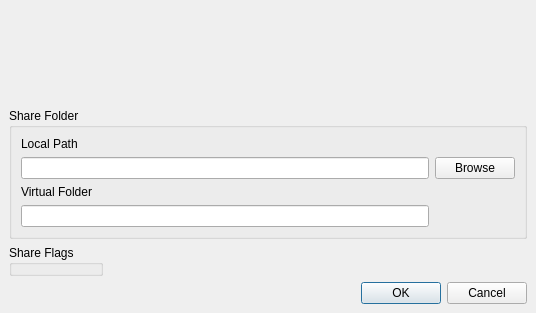
<?xml version="1.0" encoding="UTF-8"?>
<ui version="4.0">
 <class>ShareDialog</class>
 <widget class="QDialog" name="ShareDialog">
  <property name="geometry">
   <rect>
    <x>0</x>
    <y>0</y>
    <width>536</width>
    <height>313</height>
   </rect>
  </property>
  <property name="windowTitle">
   <string>RetroShare Share Folder</string>
  </property>
  <property name="windowIcon">
   <iconset resource="images.qrc">
    <normaloff>:/images/logo/logo_16.png</normaloff>:/images/logo/logo_16.png</iconset>
  </property>
  <layout class="QGridLayout" name="gridLayout_3">
   <property name="margin">
    <number>0</number>
   </property>
   <property name="spacing">
    <number>0</number>
   </property>
   <item row="0" column="0">
    <widget class="HeaderFrame" name="headerFrame">
     <property name="frameShape">
      <enum>QFrame::NoFrame</enum>
     </property>
     <property name="frameShadow">
      <enum>QFrame::Raised</enum>
     </property>
     <property name="lineWidth">
      <number>1</number>
     </property>
    </widget>
   </item>
   <item row="1" column="0">
    <widget class="QFrame" name="frame_2">
     <property name="frameShape">
      <enum>QFrame::NoFrame</enum>
     </property>
     <property name="frameShadow">
      <enum>QFrame::Raised</enum>
     </property>
     <layout class="QVBoxLayout" name="verticalLayout">
      <item>
       <widget class="QGroupBox" name="groupBox">
        <property name="title">
         <string>Share Folder</string>
        </property>
        <layout class="QVBoxLayout" name="verticalLayout_2">
         <item>
          <layout class="QGridLayout" name="gridLayout_4">
           <item row="0" column="0">
            <widget class="QLabel" name="label">
             <property name="text">
              <string>Local Path</string>
             </property>
            </widget>
           </item>
           <item row="1" column="0">
            <widget class="QLineEdit" name="localpath_lineEdit">
             <property name="readOnly">
              <bool>true</bool>
             </property>
            </widget>
           </item>
           <item row="1" column="1">
            <widget class="QPushButton" name="browseButton">
             <property name="minimumSize">
              <size>
               <width>27</width>
               <height>0</height>
              </size>
             </property>
             <property name="maximumSize">
              <size>
               <width>200</width>
               <height>200</height>
              </size>
             </property>
             <property name="text">
              <string>Browse</string>
             </property>
             <property name="iconSize">
              <size>
               <width>24</width>
               <height>24</height>
              </size>
             </property>
            </widget>
           </item>
           <item row="2" column="0">
            <widget class="QLabel" name="label_3">
             <property name="text">
              <string>Virtual Folder</string>
             </property>
            </widget>
           </item>
           <item row="3" column="0">
            <widget class="QLineEdit" name="virtualpath_lineEdit"/>
           </item>
          </layout>
         </item>
        </layout>
       </widget>
      </item>
      <item>
       <layout class="QHBoxLayout" name="horizontalLayout">
        <item>
         <widget class="QGroupBox" name="shareflags_GB">
          <property name="title">
           <string>Share Flags</string>
          </property>
         </widget>
        </item>
        <item>
         <spacer name="horizontalSpacer">
          <property name="orientation">
           <enum>Qt::Horizontal</enum>
          </property>
          <property name="sizeHint" stdset="0">
           <size>
            <width>40</width>
            <height>20</height>
           </size>
          </property>
         </spacer>
        </item>
       </layout>
      </item>
      <item>
       <layout class="QHBoxLayout" name="horizontalLayout_2">
        <item>
         <widget class="QDialogButtonBox" name="buttonBox">
          <property name="standardButtons">
           <set>QDialogButtonBox::Cancel|QDialogButtonBox::Ok</set>
          </property>
         </widget>
        </item>
       </layout>
      </item>
     </layout>
    </widget>
   </item>
  </layout>
 </widget>
 <customwidgets>
  <customwidget>
   <class>HeaderFrame</class>
   <extends>QFrame</extends>
   <header>gui/common/HeaderFrame.h</header>
   <container>1</container>
  </customwidget>
 </customwidgets>
 <resources>
  <include location="images.qrc"/>
 </resources>
 <connections/>
</ui>
